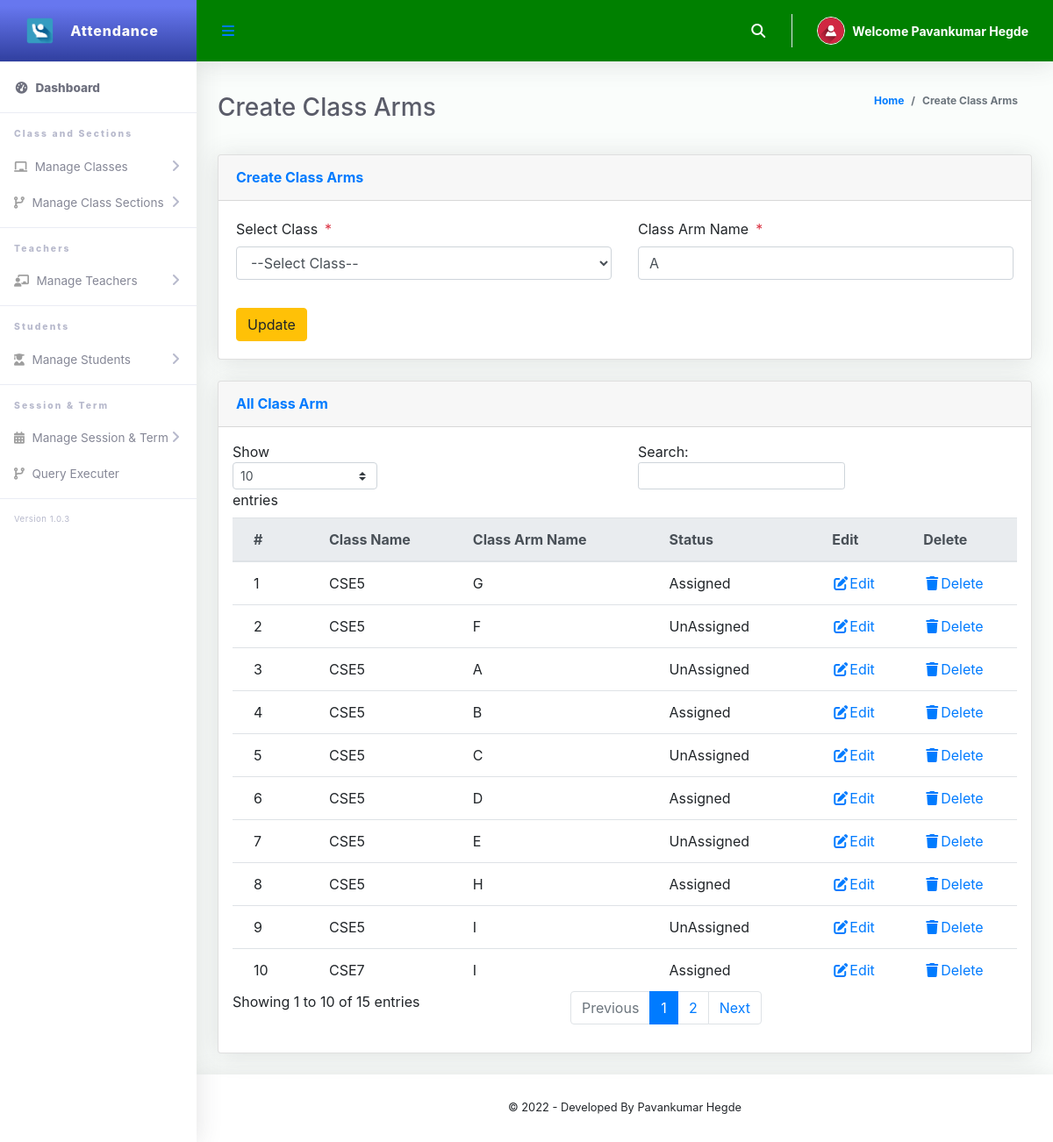
Screenshot of /Admin/createClassArms.php?action=edit&Id=10 (signed in) with the database file from the repository.
### tables this page shows
CREATE TABLE `tblclassarms` (
  `Id` int(10) NOT NULL,
  `classId` varchar(10) NOT NULL,
  `classArmName` varchar(255) NOT NULL,
  `isAssigned` varchar(10) NOT NULL
);

CREATE TABLE `tblclass` (
  `Id` int(10) NOT NULL,
  `className` varchar(255) NOT NULL
);

### Admin/createClassArms.php (the view, shortened to what this page needs)
<?php
include '../Includes/dbcon.php';
 if (isset($_GET['Id']) && isset($_GET['action']) && $_GET['action'] == "edit")
	{
        $Id= $_GET['Id'];
        $query=mysqli_query($conn,"select * from tblclassarms where Id ='$Id'");
        $row=mysqli_fetch_array($query);
    }
?>
<!DOCTYPE html>
<html lang="en">
<head>
  <link href="../vendor/fontawesome-free/css/all.min.css" rel="stylesheet" type="text/css">
  <link href="../vendor/bootstrap/css/bootstrap.min.css" rel="stylesheet" type="text/css">
  <link href="css/ruang-admin.min.css" rel="stylesheet">
</head>
<body id="page-top">
  <div id="wrapper">
      <?php include "Includes/sidebar.php";?>
    <div id="content-wrapper" class="d-flex flex-column">
      <div id="content">
       <?php include "Includes/topbar.php";?>
        <div class="container-fluid" id="container-wrapper">
          <div class="d-sm-flex align-items-center justify-content-between mb-4">
            <h1 class="h3 mb-0 text-gray-800">Create Class Arms</h1>
            <ol class="breadcrumb">
              <li class="breadcrumb-item"><a href="./">Home</a></li>
              <li class="breadcrumb-item active" aria-current="page">Create Class Arms</li>
            </ol>
          </div>
          <div class="row">
            <div class="col-lg-12">
              <div class="card mb-4">
                <div class="card-header py-3 d-flex flex-row align-items-center justify-content-between">
                  <h6 class="m-0 font-weight-bold text-primary">Create Class Arms</h6>
                </div>
                <div class="card-body">
                  <form method="post">
                    <div class="form-group row mb-3">
                        <div class="col-xl-6">
                        <label class="form-control-label">Select Class<span class="text-danger ml-2">*</span></label>
                         <?php
                        $qry= "SELECT * FROM tblclass ORDER BY className ASC";
                        $result = $conn->query($qry);
                        $num = $result->num_rows;
                        if ($num > 0){
                          echo ' <select required name="classId" class="form-control mb-3">';
                          echo'<option value="">--Select Class--</option>';
                                  echo '</select>';
                              }
                            ?>
                        </div>
                        <div class="col-xl-6">
                        <label class="form-control-label">Class Arm Name<span class="text-danger ml-2">*</span></label>
                      <input type="text" class="form-control" name="classArmName" value="<?php echo $row['classArmName'];?>" id="exampleInputFirstName" placeholder="Class Arm Name">
                        </div>
                    </div>
                      <?php
                    if (isset($Id))
                    {
                    ?>
                    <button type="submit" name="update" class="btn btn-warning">Update</button>
                    <?php
                    } else {
                    ?>
                    <button type="submit" name="save" class="btn btn-primary">Save</button>
                    <?php
                    }
                    ?>
                  </form>
                </div>
              </div>
                 <div class="row">
              <div class="col-lg-12">
              <div class="card mb-4">
                <div class="card-header py-3 d-flex flex-row align-items-center justify-content-between">
                  <h6 class="m-0 font-weight-bold text-primary">All Class Arm</h6>
                </div>
                <div class="table-responsive p-3">
                  <table class="table align-items-center table-flush table-hover" id="dataTableHover">
                    <thead class="thead-light">
                      <tr>
                        <th>#</th>
                        <th>Class Name</th>
                        <th>Class Arm Name</th>
                         <th>Status</th>
                        <th>Edit</th>
                        <th>Delete</th>
                      </tr>
                    </thead>
                    <tbody>
                  <?php
                      $query = "SELECT tblclassarms.Id,tblclassarms.isAssigned,tblclass.className,tblclassarms.classArmName
                      FROM tblclassarms
                      INNER JOIN tblclass ON tblclass.Id = tblclassarms.classId";
                      $rs = $conn->query($query);
                      $num = $rs->num_rows;
                      $sn=0;
                      $status="";
                      if($num > 0)
                      {
                        while ($rows = $rs->fetch_assoc())
                          {
                              if($rows['isAssigned'] == '1'){$status = "Assigned";}else{$status = "UnAssigned";}
                             $sn = $sn + 1;
                            echo"
                              <tr>
                                <td>".$sn."</td>
                                <td>".$rows['className']."</td>
                                <td>".$rows['classArmName']."</td>
                                <td>".$status."</td>
                                <td><a href='?action=edit&Id=".$rows['Id']."'><i class='fas fa-fw fa-edit'></i>Edit</a></td>
                                <td><a href='?action=delete&Id=".$rows['Id']."'><i class='fas fa-fw fa-trash'></i>Delete</a></td>
                              </tr>";
                          }
                      }
                      else
                      {
                           echo
                           "<div class='alert alert-danger' role='alert'>
                            No Record Found!
                            </div>";
                      }
                      ?>
                    </tbody>
                  </table>
                </div>
              </div>
            </div>
            </div>
          </div>
        </div>
      </div>
       <?php include "Includes/footer.php";?>
    </div>
  </div>
</body>
</html>

### Admin/Includes/topbar.php (shortened to what this page needs)
<?php
  $query = "SELECT * FROM tbladmin WHERE Id = ".$_SESSION['userId']."";
  $rs = $conn->query($query);
  $rows = $rs->fetch_assoc();
  $fullName = $rows['firstName']." ".$rows['lastName'];
?>
<nav class="navbar navbar-expand navbar-light topbar mb-4 static-top" style="background-color:green;">
          <button id="sidebarToggleTop" class="btn btn-link rounded-circle mr-3">
            <i class="fa fa-bars"></i>
          </button>
          <ul class="navbar-nav ml-auto">
            <li class="nav-item dropdown no-arrow">
              <a class="nav-link dropdown-toggle" href="#" id="searchDropdown" role="button" data-toggle="dropdown"
                aria-haspopup="true" aria-expanded="false">
                <i class="fas fa-search fa-fw"></i>
              </a>
            </li>
            <li class="nav-item dropdown no-arrow">
              <a class="nav-link dropdown-toggle" href="#" id="userDropdown" role="button" data-toggle="dropdown"
                aria-haspopup="true" aria-expanded="false">
                <img class="img-profile rounded-circle" src="img/user-icn.png" style="max-width: 60px">
                <span class="ml-2 d-none d-lg-inline text-white small"><b>Welcome <?php echo $fullName;?></b></span>
              </a>
            </li>
          </ul>
        </nav>

### rows the page displays
tblclassarms: classArmName "A", classId.className "CSE5", isAssigned "UnAssigned"
tblclassarms: classId.className "CSE5", classArmName "G", isAssigned "Assigned"
tblclassarms: classId.className "CSE5", classArmName "F", isAssigned "UnAssigned"
tblclassarms: classId.className "CSE5", classArmName "B", isAssigned "Assigned"
tblclassarms: classId.className "CSE5", classArmName "C", isAssigned "UnAssigned"
tblclassarms: classId.className "CSE5", classArmName "D", isAssigned "Assigned"
tblclassarms: classId.className "CSE5", classArmName "E", isAssigned "UnAssigned"
tblclassarms: classId.className "CSE5", classArmName "H", isAssigned "Assigned"
tblclassarms: classId.className "CSE5", classArmName "I", isAssigned "UnAssigned"
tblclassarms: classId.className "CSE7", classArmName "I", isAssigned "Assigned"

### other values shown
$fullName "Pavankumar Hegde"
